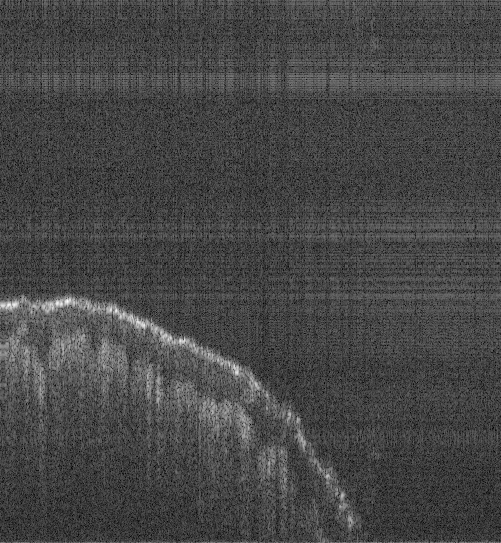
%> input picture FullOCT/LL_fingerDMG_20220522_021_FullOCT_1002.png, 501 x 543 px
$ octave surfaces.m   (GNU Octave 9; MATLAB toolbox functions it lacks are replaced by stand-ins)
%> lines starting %> are read from the running program, lines starting %| are printed output that depends on the picture; in (x1, y1, x2, y2) boxes, pixels count from 0 and x2, y2 are one past the last pixel; in counts of white or black regions, pixels touching at a corner belong together; the program's own positions count from 1
%test
%load file
[file, path] = uigetfile('*.png');
%> the answer given: FullOCT/LL_fingerDMG_20220522_021_FullOCT_1002.png
im = imread(strcat(path,file));
%> im is the input picture: size 543x501 uint8; min 0, max 255, mean 70.5

%image processing
im = imgaussfilt(im);
imbw = imbinarize(im);
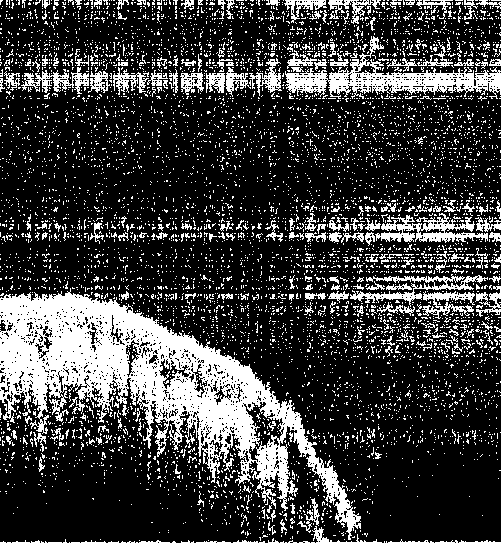
%> imbw: size 543x501 logical; 23.9% white; 6612 white regions (6392 under 20 px), largest, box (x1, y1, x2, y2) and area: (0, 288, 361, 540) 26852, (285, 36, 501, 99) 3991, (375, 213, 488, 243) 1501
im_opened = bwareaopen(imbw, 600,8); %600 default
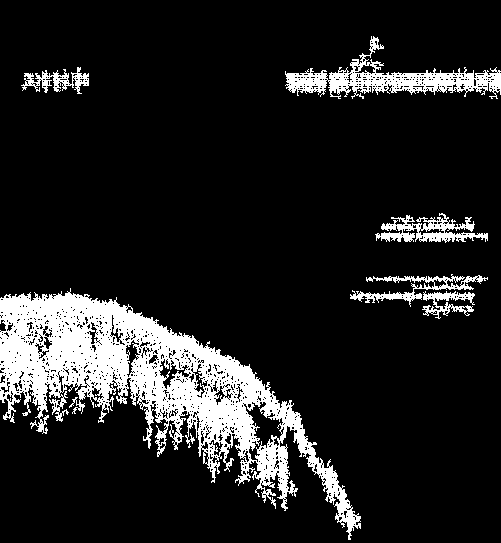
%> im_opened: size 543x501 logical; 12.8% white; 6 white regions, box (x1, y1, x2, y2) and area: (0, 288, 361, 540) 26852, (285, 36, 501, 99) 3991, (375, 213, 488, 243) 1501, (350, 274, 488, 307) 1134, (21, 67, 89, 94) 734, (422, 291, 475, 319) 635
im_clean = im_opened .* im2double(im);
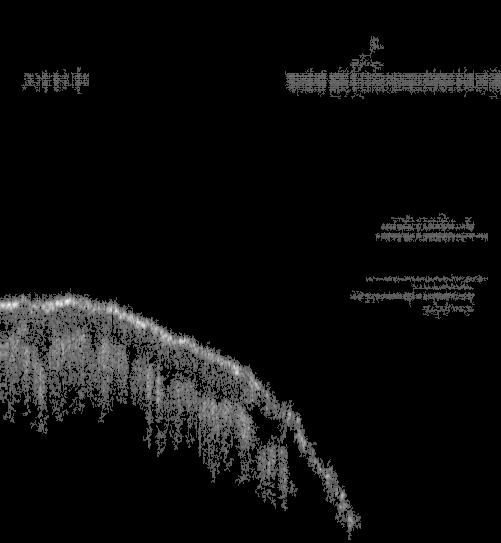
%> im_clean: size 543x501 double; min 0, max 0.969, mean 0.0513
log_clean = logical(medfilt2(im_clean));
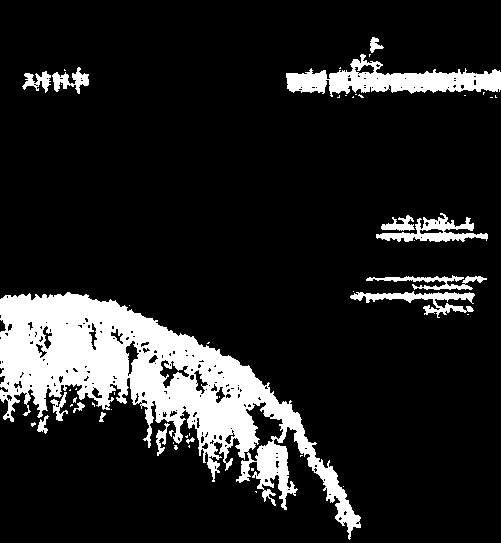
%> log_clean: size 543x501 logical; 13.5% white; 52 white regions (37 under 20 px), largest, box (x1, y1, x2, y2) and area: (0, 292, 361, 540) 27644, (286, 54, 501, 97) 4135, (376, 213, 488, 242) 1251

%finding the primary surface
top = arrayfun(@(x)find(log_clean(:,x),1,'first'),1:size(log_clean,2), 'un', 0);
%> top = 501 items
top_filled = cellfun(@replaceEmptyWithZero, top);
%> in replaceEmptyWithZero, `fixed_value = x;`: fixed_value = 300
%> top_filled = 501 values, max 405 at index 280, min 38 at index 373, mean 187.7
top_filled(top_filled == 0) = NaN;
top_mean = movmean(top_filled, 80, 'omitnan');
%> top_mean = 501 values, max 371.4 at index 247, min 64.2 at index 345, mean 186.2
total_mean = mean(top_filled, 'omitnan');
%> total_mean = 187.7

NaNs = find(isnan(top_filled));
%> NaNs = []
for i = NaNs
    top_filled(i) = total_mean;
end
%> this loop made 0 passes

surface1 = top_filled;
%> surface1 has the same summary as top_filled
figure(); imshow(im); hold on; plot(surface1, 'r', 'Linewidth',2); %display primary surface
%> after `plot(surface1, 'r', 'Linewidth',2)`:
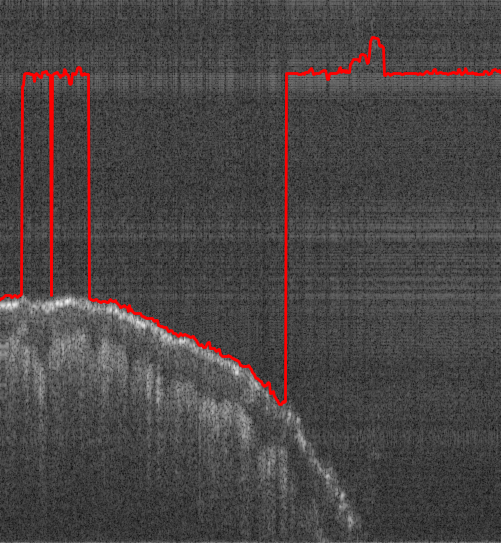
%> figure redrawn from the program's plot data


%finding the secondary surface
for i = 1:size(log_clean,2)
%> the run ends on the next line
    log_clean(1:surface(i),i) = 1;
% [40 lines not run here, left out]
function fixed_value = replaceEmptyWithZero(x)
if isempty(x)
    x = 0;
end
fixed_value = x;
end

$ run again, on FullOCT/LL_fingerDMG_20220522_021_FullOCT_1007.png
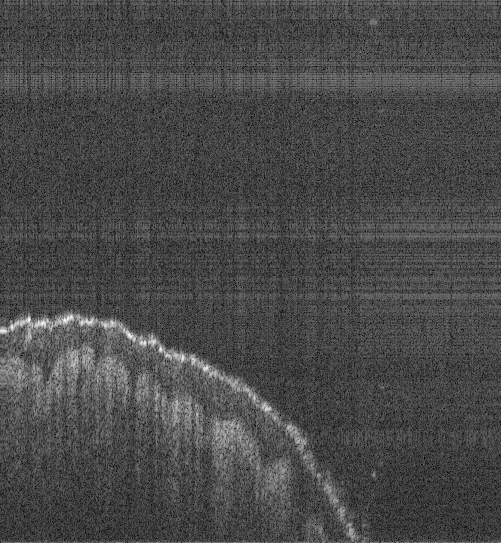
%> input picture FullOCT/LL_fingerDMG_20220522_021_FullOCT_1007.png, 501 x 543 px
%> im is the input picture: size 543x501 uint8; min 0, max 255, mean 73.2
%> `imbw = imbinarize(im);`:
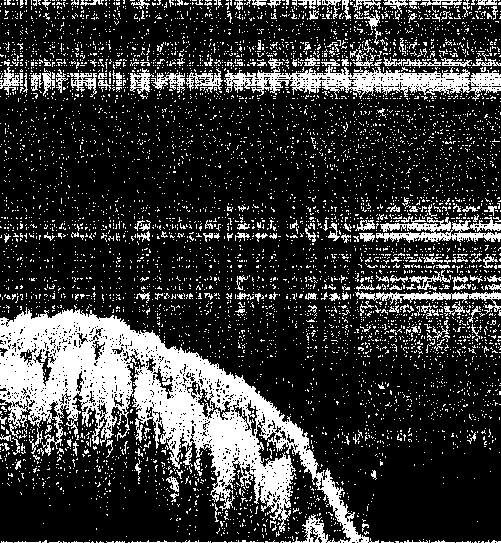
%> imbw: size 543x501 logical; 22.1% white; 6144 white regions (5961 under 20 px), largest, box (x1, y1, x2, y2) and area: (0, 307, 379, 543) 27167, (224, 65, 501, 101) 4370, (376, 216, 501, 243) 1656
%> im_opened: size 543x501 logical; 12.5% white; 4 white regions, box (x1, y1, x2, y2) and area: (0, 307, 379, 543) 27167, (224, 65, 501, 101) 4370, (376, 216, 501, 243) 1656, (355, 291, 501, 314) 913
%> log_clean: size 543x501 logical; 13.2% white; 44 white regions (31 under 20 px), largest, box (x1, y1, x2, y2) and area: (0, 309, 372, 543) 27781, (225, 66, 501, 96) 4735, (376, 217, 501, 242) 1683
%> top = 501 items
%> fixed_value = 320
%> top_filled = 501 values, max 372 at index 225, min 67 at index 329, mean 188.8
%> top_mean = 501 values, max 351.9 at index 186, min 72.51 at index 367, mean 189
%> total_mean = 188.8
%> NaNs = []
%> surface1 has the same summary as top_filled
%> `plot(surface1, 'r', 'Linewidth',2)`:
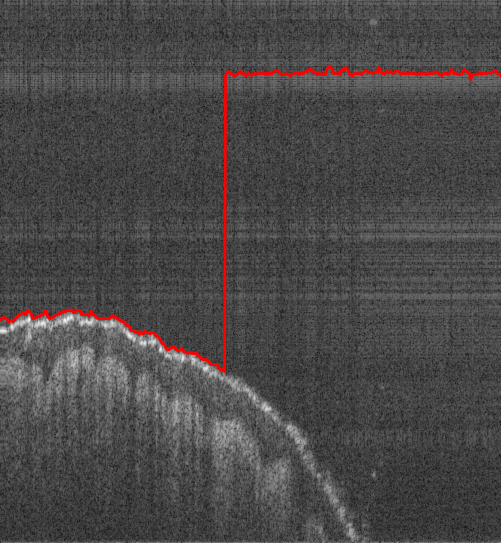
%> figure redrawn from the program's plot data

$ run again, on FullOCT/LL_fingerDMG_20220522_021_FullOCT_1009.png
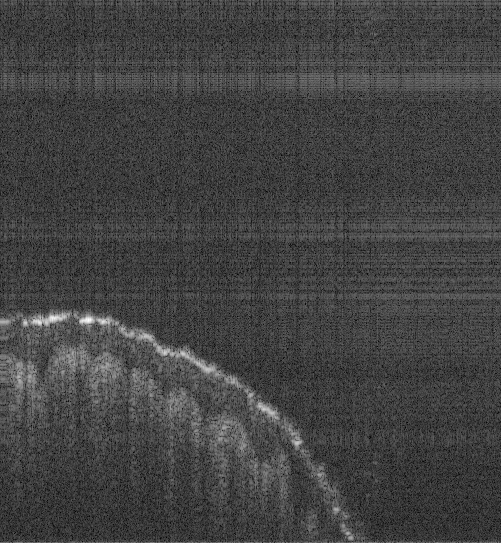
%> input picture FullOCT/LL_fingerDMG_20220522_021_FullOCT_1009.png, 501 x 543 px
%> im is the input picture: size 543x501 uint8; min 0, max 255, mean 66.6
%> `imbw = imbinarize(im);`:
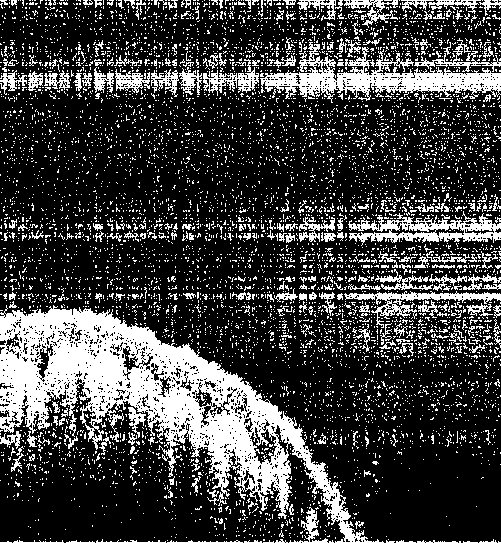
%> imbw: size 543x501 logical; 25.3% white; 6890 white regions (6648 under 20 px), largest, box (x1, y1, x2, y2) and area: (0, 305, 384, 543) 26325, (260, 42, 501, 103) 5124, (348, 211, 501, 246) 2313
%> im_opened: size 543x501 logical; 13.2% white; 5 white regions, box (x1, y1, x2, y2) and area: (0, 305, 384, 543) 26325, (260, 42, 501, 103) 5124, (348, 211, 501, 246) 2313, (344, 291, 501, 328) 1320, (203, 59, 259, 96) 716
%> log_clean: size 543x501 logical; 13.9% white; 49 white regions (39 under 20 px), largest, box (x1, y1, x2, y2) and area: (0, 306, 373, 543) 27532, (261, 43, 501, 99) 5166, (349, 214, 501, 243) 2359
%> top = 501 items
%> fixed_value = 318
%> top_filled = 501 values, max 395 at index 260, min 44 at index 310, mean 173.1
%> top_mean = 501 values, max 339.8 at index 164, min 59.88 at index 344, mean 173.4
%> total_mean = 173.1
%> NaNs = []
%> surface1 has the same summary as top_filled
%> `plot(surface1, 'r', 'Linewidth',2)`:
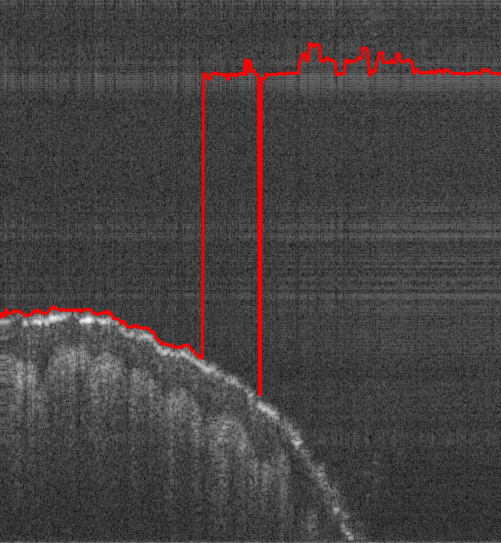
%> figure redrawn from the program's plot data

$ run again, on FullOCT/LL_fingerDMG_20220522_021_FullOCT_1010.png
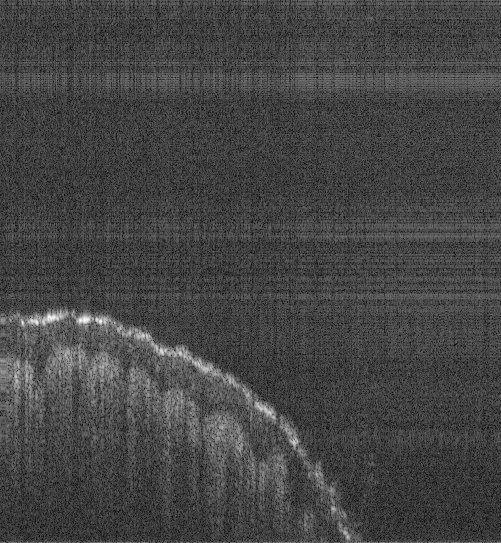
%> input picture FullOCT/LL_fingerDMG_20220522_021_FullOCT_1010.png, 501 x 543 px
%> im is the input picture: size 543x501 uint8; min 0, max 255, mean 69.1
%> `imbw = imbinarize(im);`:
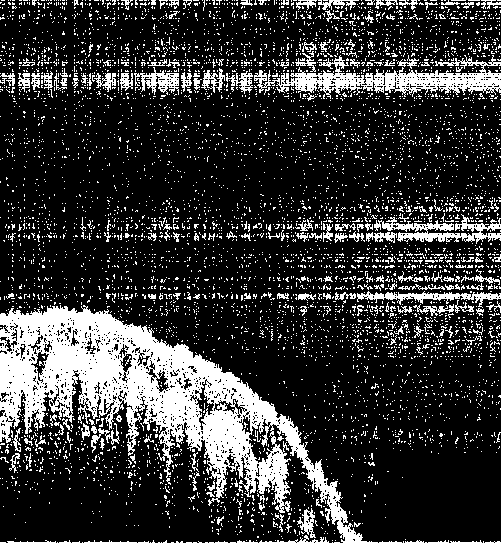
%> imbw: size 543x501 logical; 20.8% white; 6035 white regions (5862 under 20 px), largest, box (x1, y1, x2, y2) and area: (0, 305, 378, 543) 25829, (254, 55, 501, 99) 4046, (374, 214, 501, 244) 1459
%> im_opened: size 543x501 logical; 11.8% white; 4 white regions, box (x1, y1, x2, y2) and area: (0, 305, 378, 543) 25829, (254, 55, 501, 99) 4046, (374, 214, 501, 244) 1459, (357, 291, 501, 308) 853
%> log_clean: size 543x501 logical; 12.5% white; 33 white regions (22 under 20 px), largest, box (x1, y1, x2, y2) and area: (0, 305, 367, 543) 27016, (277, 58, 501, 98) 4055, (374, 216, 501, 242) 1483
%> top = 501 items
%> fixed_value = 315
%> top_filled = 501 values, max 413 at index 277, min 57 at index 341, mean 204.4
%> top_mean = 501 values, max 365.8 at index 215, min 62 at index 496, mean 204.6
%> total_mean = 204.4
%> NaNs = []
%> surface1 has the same summary as top_filled
%> `plot(surface1, 'r', 'Linewidth',2)`:
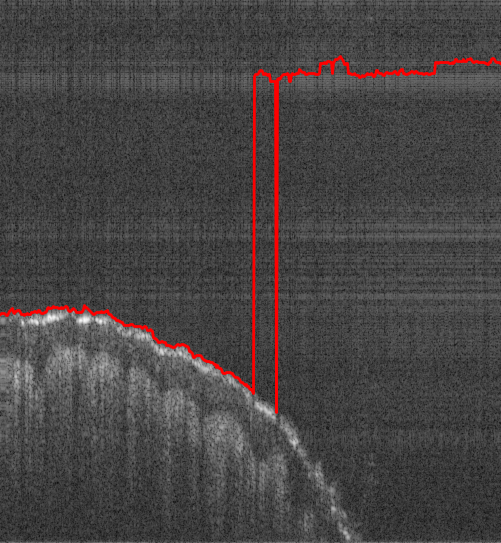
%> figure redrawn from the program's plot data
